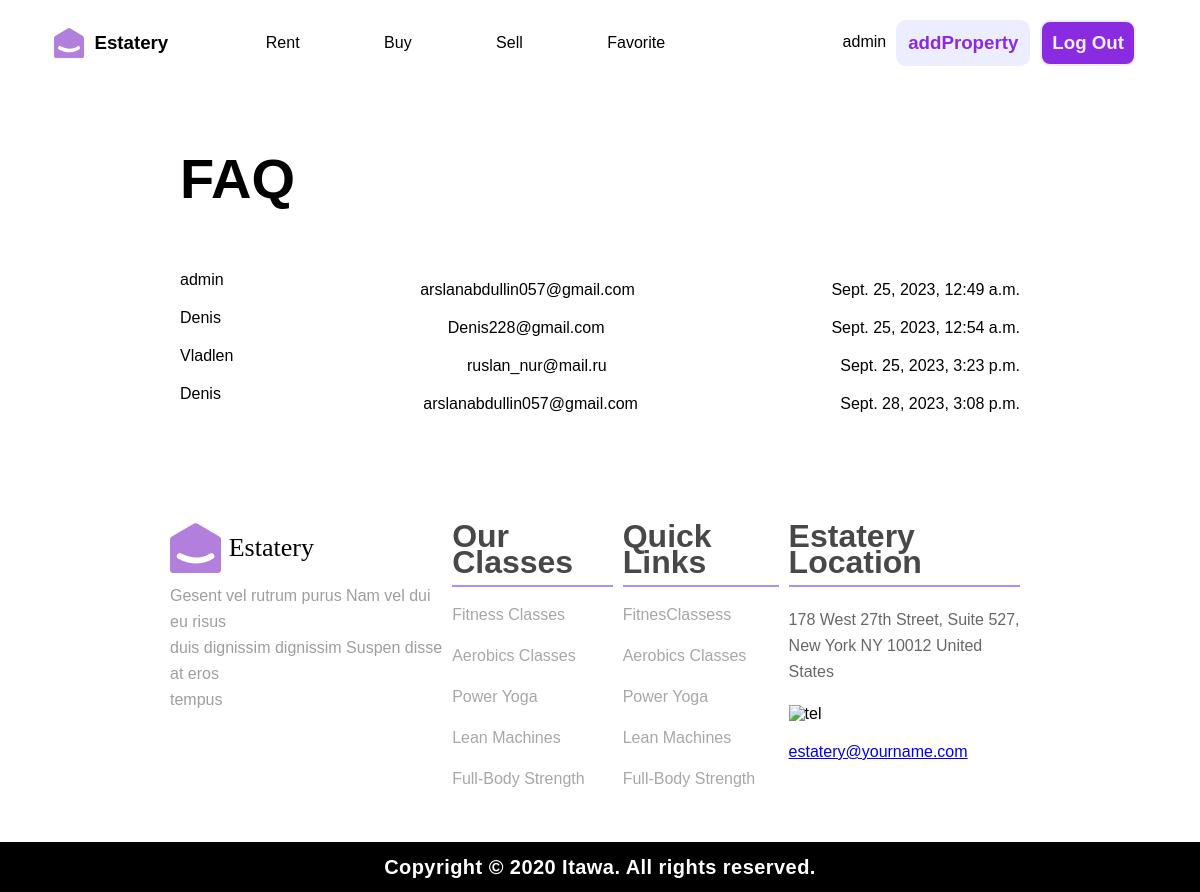
Page //faq (signed in) on the committed database.
### main/models.py (models this page shows)
class FAQ(models.Model):
    user = models.ForeignKey(User, on_delete=models.CASCADE)
    email = models.EmailField()
    created_at = models.DateTimeField(auto_now_add=True)

### main/views.py (the view)
# urls.py: path('/faq', views.faq, name='faq'),
def faq(request):
    faqs = FAQ.objects.all()
    return render(request, "FAQ.html", {
        "faqs": faqs,
    })

### main/templates/FAQ.html (shortened to what this page needs)
{% extends 'base.html' %}
{% load static %}
{% block links %}
    <link rel="stylesheet" href="{% static '/css/style.css' %}">
{% endblock %}
{% block linkActive %}
    <a href="{% url 'rent' %}" class="links">Rent</a>
    <a href="{% url 'buy' %}" class="links">Buy</a>
    <a href="{% url 'sell' %}" class="links">Sell</a>
    <a href="{% url 'favorite' %}" class="links">Favorite</a>
{% endblock %}
{% block content %}
{% if user.is_superuser %}
    <nav>
        <h1>FAQ</h1>
    </nav>
    {% for el in faqs %}
        <div class="faqWrapper">
            <div class="faq">
                <span class="mb20">{{ el.user }}</span>
                <span>{{ el.email }}</span>
                <span>{{ el.created_at }}</span>
            </div>
        </div>
    {% endfor %}
{% else %}
    <nav>
        <h1>U a not admin</h1>
    </nav>
{% endif %}
{% endblock %}

### main/templates/base.html (shortened to what this page needs)
{% load static %}
<!DOCTYPE html>
<html lang="en">
<head>
    {% block links %}
    {% endblock %}
</head>
<body>
    <div class="header_container">
        <header>
            <div class="header_logo">
                <img src="{% static '/img/logo.svg' %}" alt="logo" height="30px">
                <h3><a href="{% url 'index' %}" style="text-decoration: none; color: #000;">Estatery</a></h3>
            </div>
            <div class="header_links">
                {% block linkActive %}
                {% endblock %}
            </div>
            {% if not user.is_authenticated %}
                <div class="header_auth">
                    <a href="{% url 'authPage' %}" class="login"><h3>login</h3></a>
                    <a href="{% url 'authPage' %}" class="signup"><h3>Sign Up</h3></a>
                </div>
            {% else %}
                <div class="header_auth">
                    <span style="margin-top: 13px;">{{ user }}</span>
                    <a href="{% url 'addProperty' %}" class="signup" style="margin-right: 10px;"><h3>addProperty</h3></a>
                    <a href="{% url 'logout' %}" class="login"><h3>Log Out</h3></a>
                </div>
            {% endif %}
        </header>
    </div>
    {% block content %}
    {% endblock %}
    <footer>
        <div class="container_footer">
            <div class="big__footer">
                <div class="footer__1">
                    <div class="footer__logo">
                        <img src="{% static '/img/logo.svg' %}" alt="logo" height="50px">
                        <h1>Estatery</h1>
                    </div>
                    <div class="big__footer__content">
                        Gesent vel rutrum purus Nam vel dui eu risus <br> duis dignissim dignissim Suspen disse at eros <br> tempus
                    </div>
                </div>
                <div class="footer__2">
                    <div class="our__classes">
                        <div class="our__classes__title">
                            <h1>Our Classes</h1>
                        </div>
                        <a href="#">Fitness Classes</a>
                        <a href="#">Aerobics Classes</a>
                        <a href="#">Power Yoga</a>
                        <a href="#">Lean Machines</a>
                        <a href="#">Full-Body Strength</a>
                    </div>
                </div>
                <div class="footer__3">
                    <div class="quick__links">
                        <div class="quick__links__title">
                            <h1>Quick Links</h1>
                        </div>
                        <a href="#">FitnesClassess </a>
                        <a href="#">Aerobics Classes</a>
                        <a href="#">Power Yoga</a>
                        <a href="#">Lean Machines</a>
                        <a href="#">Full-Body Strength</a>
                    </div>
                </div>
                <div class="footer__4">
                    <div class="gymat__location">
                        <div class="gymat__location__title">
                            <h1>Estatery Location</h1>
                        </div>
                        <div class="gymat__location__content">
                            178 West 27th Street, Suite 527, <br> New York NY 10012 United States
                        </div>
                        <div class="gymat__location__tel">
                            <img src="{% static '/img/PhoneNumber.jpg' %}" alt="tel">
                        </div>
                        <div class="gymat__location__email">
                            <a href="#">estatery@yourname.com</a>
                        </div>
                    </div>
                </div>
            </div>
        </div>
        <div class="container__footer">
            <div class="footer__content">
                <h1>
                    Copyright © 2020 Itawa. All rights reserved.
                </h1>
            </div>
        </div>
    </footer>
</body>
</html>

### main/static/css/style.css (style rules this page uses)
* { margin: 0; padding: 0; box-sizing: border-box; font-family: 'Inter', sans-serif; font-family: 'Josefin Sans', sans-serif; }
body { overflow-x: hidden; overflow-y: scroll; }
header { padding: 20px 54px 20px; display: flex; justify-content: space-between; align-items: center; }
.header_logo { display: flex; justify-content: space-between; align-items: center; }
.header_logo img { margin-right: 10px; }
.header_links a { justify-content: space-between; align-items: center; text-decoration: none; margin-right: 80px; }
.header_auth { display: flex; justify-content: space-between; text-align: center; }
.login { margin-right: 10px; padding: 10px; border: 2px solid #ecedff ; border-radius: 10px; background-color: blueviolet; color: #ecedff; transition: ease-in-out 0.2s; text-decoration: none; }
.signup { margin-left: 10px; padding: 10px; border: 2px solid #ecedff ; border-radius: 10px; background-color: #ecedff; color: blueviolet; transition: ease-in-out 0.1s; text-decoration: none; }
.links { position: relative; color: rgb(0, 0, 0); cursor: pointer; line-height: 1; text-decoration: none; border-radius: 5px; }
.links:after { display: block; position: absolute; left: -3px; width: 0; height: 3px; background-color: blueviolet; content: ""; transition: width 0.3s ease-out; border-radius: 5px; }
.big__footer { display: flex; justify-content: space-between; }
.container_footer { padding: 40px 170px 0 170px; }
.footer__logo { margin-top: 60px; display: flex; }
.footer__logo h1 { margin-left: 8px; font-family: 'Marcellus SC'; font-style: normal; font-weight: 400; font-size: 26px; line-height: 50px; align-items: center; display: block; }
.big__footer__content { margin-top: 10px; display: flex; font-style: normal; font-weight: 400; font-size: 16px; line-height: 26px; color: #9E9E9E; align-items: center; margin-bottom: 30px; display: block; }
.our__classes { margin-top: 60px; margin-right: 10px; }
.our__classes__title { font-style: normal; font-weight: 600; font-size: 16px; line-height: 26px; display: flex; align-items: center; color: #484848; padding-bottom: 10px; border-bottom: 2px solid #a791ff; }
.our__classes a { display: flex; text-decoration: none; font-style: normal; font-weight: 400; font-size: 16px; line-height: 26px; display: flex; align-items: center; color: #A7A7A7; margin-top: 15px; }
.quick__links { margin-top: 60px; margin-right: 10px; }
.quick__links__title { font-style: normal; font-weight: 600; font-size: 16px; line-height: 26px; display: flex; align-items: center; color: #484848; padding-bottom: 10px; border-bottom: 2px solid #a791ff; }
.quick__links a { display: flex; text-decoration: none; font-style: normal; font-weight: 400; font-size: 16px; line-height: 26px; display: flex; align-items: center; color: #A7A7A7; margin-top: 15px; }
.gymat__location { margin-top: 60px; margin-right: 10px; }
.gymat__location__title { font-style: normal; font-weight: 600; font-size: 16px; line-height: 26px; display: flex; align-items: center; color: #484848; padding-bottom: 10px; border-bottom: 2px solid #a791ff; }
.gymat__location__content { margin-top: 20px; margin-bottom: 20px; font-style: normal; font-weight: 400; font-size: 16px; line-height: 26px; display: flex; align-items: center; color: #676767; }
.gymat__location__tel { margin-bottom: 20px; }
.gymat__location__email { text-decoration: none; color: #0094FF; }
.footer__content { color: white; margin-top: 50px; background-color: black; padding: 10px 0 10px 0; font-weight: 100; font-size: 10px; line-height: 30px; align-items: center; text-align: center; letter-spacing: 0.045em; }
nav { padding:60px 180px; }
nav h1 { font-size: 56px; }
.faqWrapper { padding: 0px 180px; }
.faq { display: flex; align-items: center; justify-content: space-between; }
.mb20 { margin-bottom: 20px; }

### rows in the picture
FAQ: user "admin", email "arslanabdullin057@gmail.com", created_at "Sept. 25, 2023, 12:49 a.m."
FAQ: user "Denis", email "Denis228@gmail.com", created_at "Sept. 25, 2023, 12:54 a.m."
FAQ: user "Vladlen", email "ruslan_nur@mail.ru", created_at "Sept. 25, 2023, 3:23 p.m."
FAQ: user "Denis", email "arslanabdullin057@gmail.com", created_at "Sept. 28, 2023, 3:08 p.m."

### other values in the picture
{{ user }} "admin"
